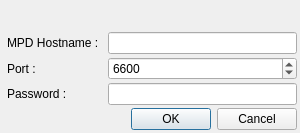
<?xml version="1.0" encoding="UTF-8"?>
<ui version="4.0">
 <class>MpdConnectionDialog</class>
 <widget class="QWidget" name="MpdConnectionDialog">
  <property name="geometry">
   <rect>
    <x>0</x>
    <y>0</y>
    <width>300</width>
    <height>133</height>
   </rect>
  </property>
  <property name="minimumSize">
   <size>
    <width>300</width>
    <height>100</height>
   </size>
  </property>
  <property name="windowTitle">
   <string>MPD Connection</string>
  </property>
  <layout class="QGridLayout" name="gridLayout">
   <property name="leftMargin">
    <number>0</number>
   </property>
   <property name="topMargin">
    <number>0</number>
   </property>
   <property name="rightMargin">
    <number>3</number>
   </property>
   <property name="bottomMargin">
    <number>3</number>
   </property>
   <property name="spacing">
    <number>0</number>
   </property>
   <item row="0" column="0">
    <widget class="QLabel" name="header_image">
     <property name="sizePolicy">
      <sizepolicy hsizetype="Preferred" vsizetype="Preferred">
       <horstretch>0</horstretch>
       <verstretch>0</verstretch>
      </sizepolicy>
     </property>
     <property name="pixmap">
      <pixmap>youtube.png</pixmap>
     </property>
     <property name="scaledContents">
      <bool>false</bool>
     </property>
     <property name="alignment">
      <set>Qt::AlignCenter</set>
     </property>
    </widget>
   </item>
   <item row="1" column="1">
    <layout class="QHBoxLayout" name="horizontalLayout">
     <property name="spacing">
      <number>3</number>
     </property>
     <property name="bottomMargin">
      <number>3</number>
     </property>
     <item>
      <layout class="QVBoxLayout" name="verticalLayout">
       <property name="spacing">
        <number>3</number>
       </property>
       <property name="rightMargin">
        <number>6</number>
       </property>
       <item>
        <widget class="QLabel" name="hostnameLabel">
         <property name="layoutDirection">
          <enum>Qt::LeftToRight</enum>
         </property>
         <property name="text">
          <string>MPD Hostname :</string>
         </property>
        </widget>
       </item>
       <item>
        <widget class="QLabel" name="portLabel">
         <property name="layoutDirection">
          <enum>Qt::LeftToRight</enum>
         </property>
         <property name="text">
          <string>Port :</string>
         </property>
        </widget>
       </item>
       <item>
        <widget class="QLabel" name="passwdLabel">
         <property name="layoutDirection">
          <enum>Qt::LeftToRight</enum>
         </property>
         <property name="text">
          <string>Password :</string>
         </property>
        </widget>
       </item>
      </layout>
     </item>
     <item>
      <layout class="QVBoxLayout" name="verticalLayout_2">
       <property name="spacing">
        <number>3</number>
       </property>
       <item>
        <widget class="QLineEdit" name="hostnameLineEdit"/>
       </item>
       <item>
        <widget class="QSpinBox" name="portSpinBox">
         <property name="minimum">
          <number>1</number>
         </property>
         <property name="maximum">
          <number>600000</number>
         </property>
         <property name="value">
          <number>6600</number>
         </property>
        </widget>
       </item>
       <item>
        <widget class="QLineEdit" name="passwdLineEdit"/>
       </item>
      </layout>
     </item>
    </layout>
   </item>
   <item row="2" column="1">
    <widget class="QDialogButtonBox" name="buttonBox">
     <property name="standardButtons">
      <set>QDialogButtonBox::Cancel|QDialogButtonBox::Ok</set>
     </property>
    </widget>
   </item>
  </layout>
 </widget>
 <resources/>
 <connections/>
</ui>
